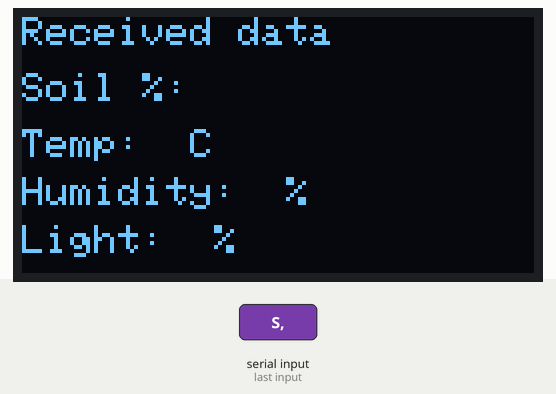
Recording of a sketch running on a simulated ESP32. On the bench: 128×64 one-colour display. Inputs (shaded band) come from the test bench. Nothing arrives over Bluetooth unless stated; what the sketch prints to the serial monitor is not drawn.

1.3 s: "S,\n" received over the second serial link
Above: at 2.4 s.
2.8 s: "1\n" received over the second serial link
Timing chart, 0 to 5.8 s (numbered marks = the images above; inputs shaded):
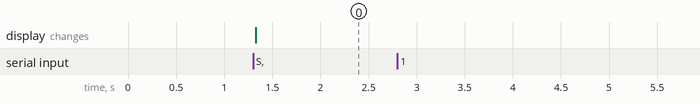

The sketch:

esp32_bluetooth_receiver_only.ino
```cpp
// =====================================================
// ESP32 - Bluetooth Receiver Only
// Experimental version - testing Bluetooth receiving
// =====================================================

#include <Wire.h>
#include <Adafruit_GFX.h>
#include <Adafruit_SSD1306.h>
#include "BluetoothSerial.h"

Adafruit_SSD1306 display(128, 64, &Wire, -1);
BluetoothSerial SerialBT;
String line = "";

String getValue(String data, char separator, int index)
{
    int found = 0;
    int strIndex[] = {0, -1};
    int maxIndex = data.length() - 1;
    for (int i = 0; i <= maxIndex && found <= index; i++)
    {
        if (data.charAt(i) == separator || i == maxIndex)
        {
            found++;
            strIndex[0] = strIndex[1] + 1;
            strIndex[1] = (i == maxIndex) ? i + 1 : i;
        }
    }
    return found > index ? data.substring(strIndex[0], strIndex[1]) : "";
}

void showData(String l)
{
    display.clearDisplay();
    display.setTextSize(1);
    display.setCursor(0, 0);
    display.println("Received data");
    display.setCursor(0, 14);
    display.printf("Soil %%: %s %s %s",
                   getValue(l, ',', 1).c_str(),
                   getValue(l, ',', 2).c_str(),
                   getValue(l, ',', 3).c_str());
    display.setCursor(0, 28);
    display.printf("Temp: %s C", getValue(l, ',', 4).c_str());
    display.setCursor(0, 40);
    display.printf("Humidity: %s %%", getValue(l, ',', 5).c_str());
    display.setCursor(0, 52);
    display.printf("Light: %s %%", getValue(l, ',', 6).c_str());
    display.display();
}

void setup()
{
    Serial.begin(115200);
    SerialBT.begin("ESP32_Vehicle"); // slave mode
    if (!display.begin(SSD1306_SWITCHCAPVCC, 0x3C))
        while (true)
            ;
    display.setTextColor(SSD1306_WHITE);
    display.clearDisplay();
    display.setCursor(0, 0);
    display.println("Waiting for data...");
    display.display();
}

void loop()
{
    while (SerialBT.available())
    {
        char c = SerialBT.read();
        if (c == '\n')
        {
            Serial.println(line);
            if (line.startsWith("S,"))
                showData(line);
            line = "";
        }
        else if (c != '\r')
        {
            line += c;
        }
    }
}
```

Measured:
- after the input at 1.3 s, the display: changes at once (image 0)
- after the input at 2.8 s, every drawn part: stays the same
